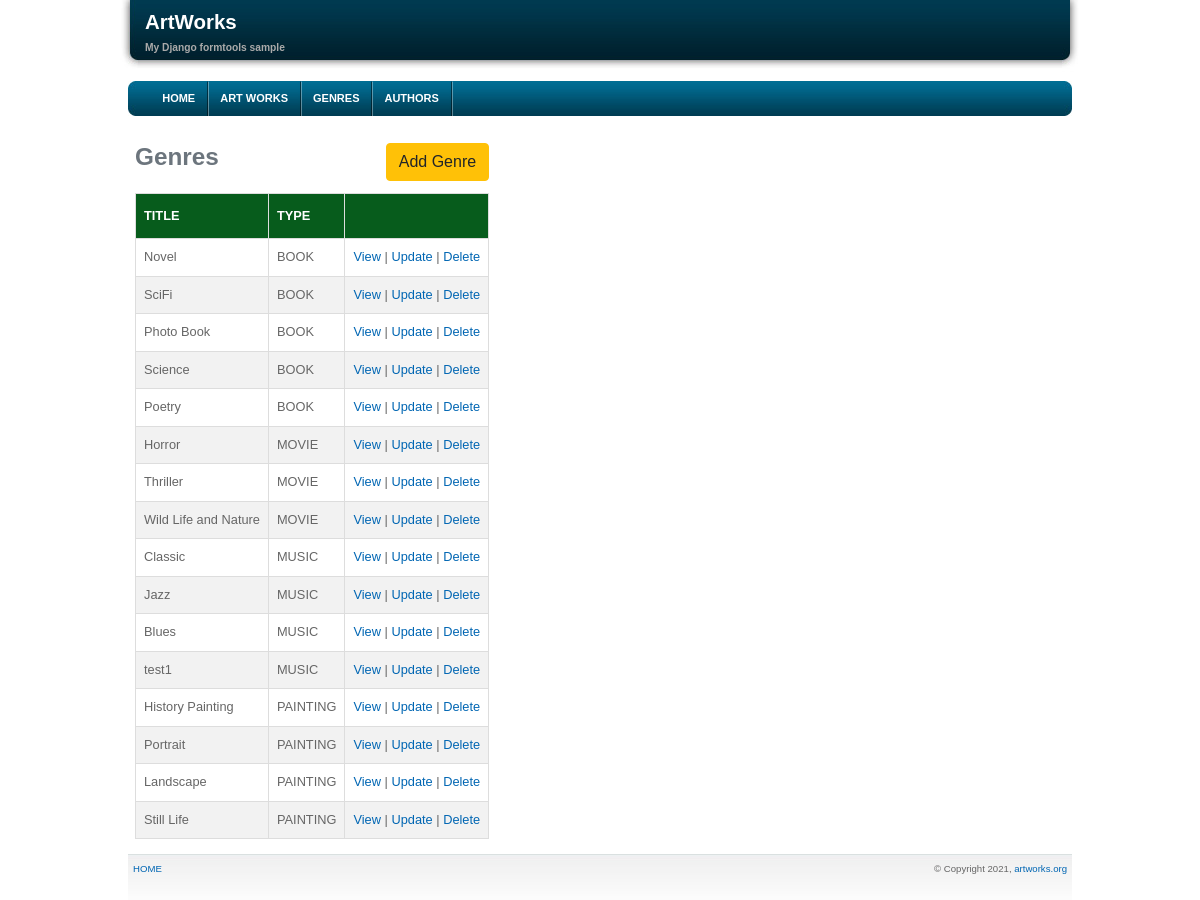
/genres, run on an earlier commit of the app's database.
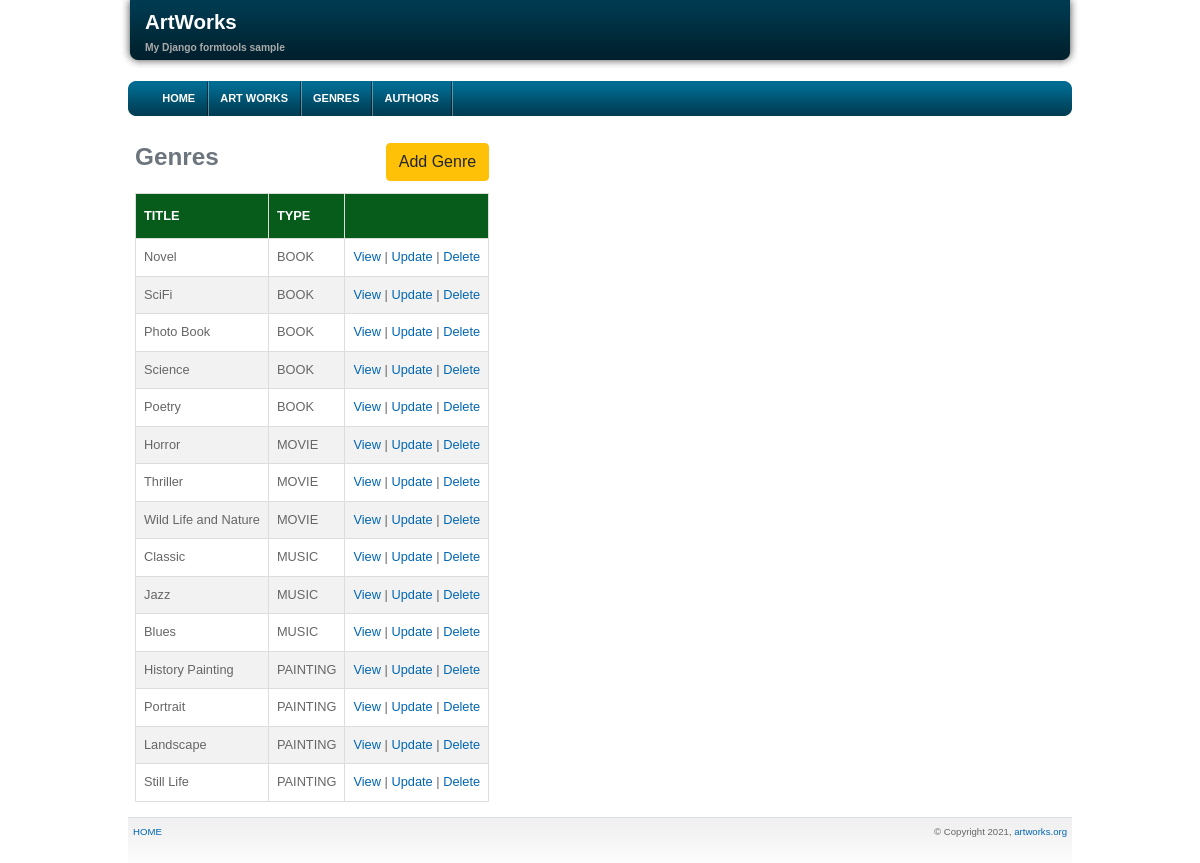
And on a later commit of the database.
### artworks/models.py (models this page shows, shortened)
class Genre(models.Model):
    class Meta:
        ordering = ('artwork_type',)
    artwork_type = models.CharField(max_length=30, choices=ArtworkType.choices)
    title = models.CharField(max_length=200)
    def get_absolute_url(self):
        return reverse('genre-detail-view', args=[str(self.id)])

### artworks/views.py (the view)
# urls.py: path('genres', GenreListView.as_view(), name='genres'),
class GenreListView(ListView):
    model = Genre

### artworks/templates/artworks/genre_list.html (shortened to what this page needs)
{% extends 'base.html' %}
{% block content %}
	<table class="styled_table">
		<caption>
			<div class="d-flex justify-content-between">
				<h1>Genres</h1>
				<a href="{% url 'genre-create' %}" class="btn btn-warning">Add Genre</a>
			</div>
		</caption>
		<thead>
			<tr>
				<th>TITLE</th>
				<th>TYPE</th>
				<th></th>
			</tr>
		</thead>
		<tbody>
			{% if genre_list %}
					{% for genre in genre_list %}
					<tr>
						<td>
							{{ genre.title }}
						</td>
						<td>
							{{genre.artwork_type}}
						</td>
						<td>
							<a href="{{ genre.get_absolute_url }}">View</a> |
							<a href="{% url 'genre-update' pk=genre.pk %}">Update</a> |
							<a href="{% url 'genre-delete' pk=genre.pk %}">Delete</a>
						</td>
					</tr>
					{% endfor %}
			{% else %}
				<p>There are no genres.</p>
			{% endif %}
		</tbody>
	</table>
{% endblock %}

What changed in the data, as far as the page shows it:
removed Genre: title "test1", artwork_type "MUSIC"
